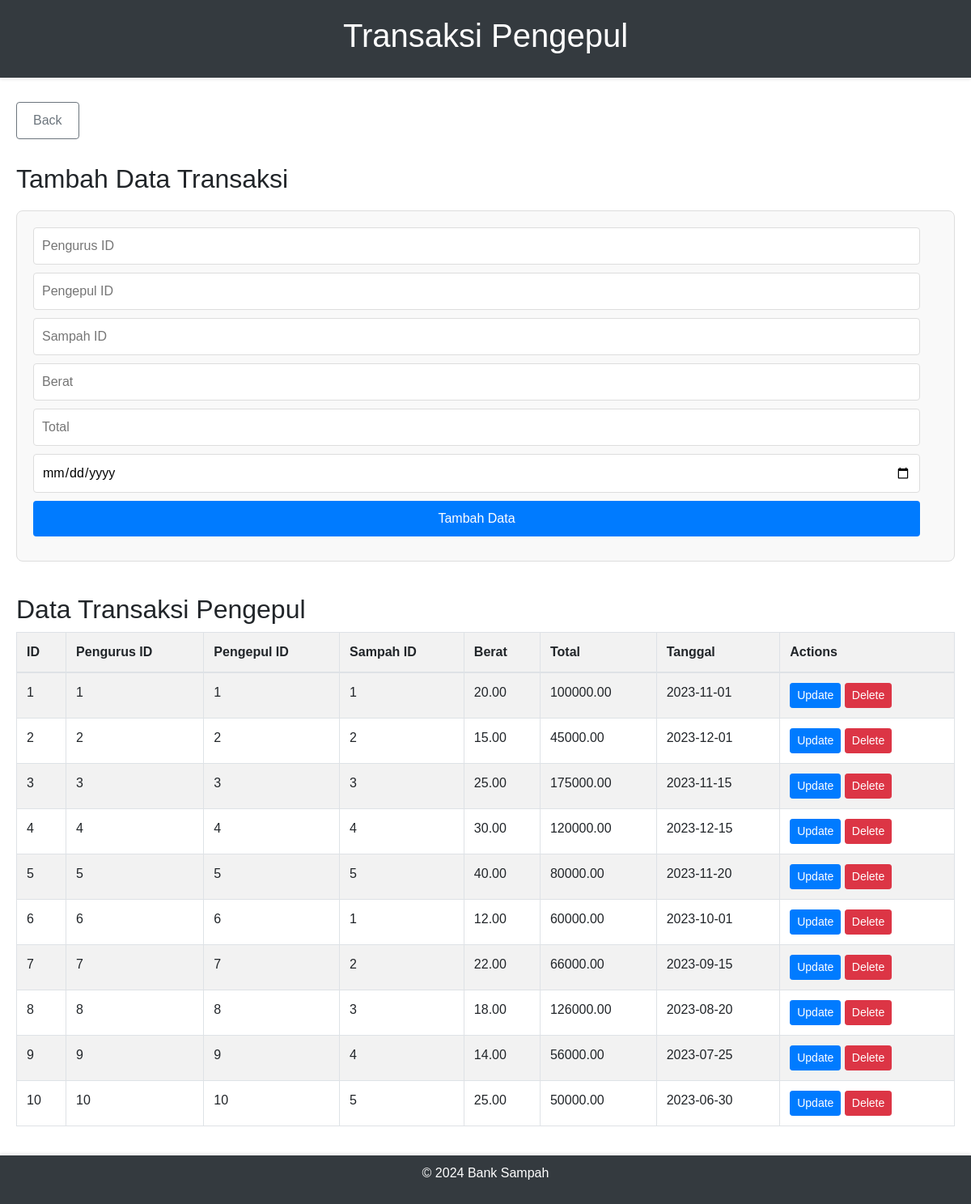
The app's page /admin/tpengepul/transaksi_p.php with its own data.
### tables this page shows
CREATE TABLE `transaksi_pengepul` (
  `id` int(11) NOT NULL,
  `pengurus_id` int(11) DEFAULT NULL,
  `pengepul_id` int(11) DEFAULT NULL,
  `sampah_id` int(11) DEFAULT NULL,
  `berat` decimal(10,2) NOT NULL,
  `total` decimal(10,2) NOT NULL,
  `tanggal` date NOT NULL
);

### admin/tpengepul/transaksi_p.php (the view, shortened to what this page needs)
<?php
$servername = "localhost";
$username = "root";
$password = "";
$dbname = "bank_sampah";
$conn = new mysqli($servername, $username, $password, $dbname);
$sql = "SELECT id, pengurus_id, pengepul_id, sampah_id, berat, total, tanggal FROM transaksi_pengepul";
$result = $conn->query($sql);
?>
<!DOCTYPE html>
<html lang="en">
<head>
    <link rel="stylesheet" href="https://maxcdn.bootstrapcdn.com/bootstrap/4.5.2/css/bootstrap.min.css">
</head>
<body>
    <header>
        <h1>Transaksi Pengepul</h1>
    </header>
    <main>
        <a href="http://localhost/Sampah/admin/admin.php" class="back-button">Back</a>
        <section>
            <h2>Tambah Data Transaksi</h2>
            <form action="create_transaksi_pengepul.php" method="POST">
                <input type="text" name="pengurus_id" placeholder="Pengurus ID" required>
                <input type="text" name="pengepul_id" placeholder="Pengepul ID" required>
                <input type="text" name="sampah_id" placeholder="Sampah ID" required>
                <input type="number" name="berat" placeholder="Berat" required>
                <input type="number" name="total" placeholder="Total" required>
                <input type="date" name="tanggal" placeholder="Tanggal" required>
                <button type="submit">Tambah Data</button>
            </form>
        </section>
        <section>
            <h2>Data Transaksi Pengepul</h2>
            <table class="table table-bordered table-striped">
                <thead>
                    <tr>
                        <th>ID</th>
                        <th>Pengurus ID</th>
                        <th>Pengepul ID</th>
                        <th>Sampah ID</th>
                        <th>Berat</th>
                        <th>Total</th>
                        <th>Tanggal</th>
                        <th>Actions</th>
                    </tr>
                </thead>
                <tbody>
                    <?php
                    if ($result->num_rows > 0) {
                        while($row = $result->fetch_assoc()) {
                            echo "<tr>
                                    <td>{$row['id']}</td>
                                    <td>{$row['pengurus_id']}</td>
                                    <td>{$row['pengepul_id']}</td>
                                    <td>{$row['sampah_id']}</td>
                                    <td>{$row['berat']}</td>
                                    <td>{$row['total']}</td>
                                    <td>{$row['tanggal']}</td>
                                    <td>
                                        <a href='update_transaksi_pengepul.php?id={$row['id']}' class='btn btn-primary btn-sm'>Update</a>
                                        <a href='delete_transaksi_pengepul.php?id={$row['id']}' class='btn btn-danger btn-sm'>Delete</a>
                                    </td>
                                </tr>";
                        }
                    } else {
                        echo "<tr><td colspan='8'>No data found</td></tr>";
                    }
                    ?>
                </tbody>
            </table>
        </section>
    </main>
    <footer>
        <p>&copy; 2024 Bank Sampah</p>
    </footer>
</body>
</html>

### admin/tpengepul/transaksi_p.php (style rules this page uses)
body { font-family: Arial, sans-serif; margin: 0; padding: 0; display: flex; flex-direction: column; min-height: 100vh; }
header { width: 100%; background-color: #343a3f; color: white; padding: 20px 0; text-align: center; box-shadow: 0 2px 4px rgba(0, 0, 0, 0.1); }
main { flex: 1; width: 100%; max-width: 1200px; margin: 0 auto; padding: 20px; box-sizing: border-box; padding-bottom: 60px; }
section { margin: 20px 0; width: 100%; overflow-x: auto; }
table { width: 100%; border-collapse: collapse; margin: auto; }
th, td { padding: 10px; text-align: left; border: 1px solid #ddd; }
th { background-color: #f2f2f2; }
footer { width: 100%; background-color: #343a3f; color: white; text-align: center; padding: 10px 0; position: fixed; bottom: 0; left: 0; box-shadow: 0 -2px 4px rgba(0, 0, 0, 0.1); }
form { margin: 20px 0; padding: 20px; border: 1px solid #ddd; border-radius: 8px; background-color: #f9f9f9; }
form input, form button { margin-bottom: 10px; padding: 10px; border: 1px solid #ddd; border-radius: 4px; width: calc(100% - 22px); }
form button { background-color: #007bff; color: white; border: none; cursor: pointer; }
.back-button { display: inline-block; padding: 10px 20px; background-color: white; color: #6c757d; text-align: center; text-decoration: none; border-radius: 4px; font-size: 16px; margin: 10px 0; border: 1px solid #6c757d; }

### records on screen
transaksi_pengepul: id "1", pengurus "1", pengepul "1", sampah "1", berat "20.00", total "100000.00", tanggal "2023-11-01"
transaksi_pengepul: id "2", pengurus "2", pengepul "2", sampah "2", berat "15.00", total "45000.00", tanggal "2023-12-01"
transaksi_pengepul: id "3", pengurus "3", pengepul "3", sampah "3", berat "25.00", total "175000.00", tanggal "2023-11-15"
transaksi_pengepul: id "4", pengurus "4", pengepul "4", sampah "4", berat "30.00", total "120000.00", tanggal "2023-12-15"
transaksi_pengepul: id "5", pengurus "5", pengepul "5", sampah "5", berat "40.00", total "80000.00", tanggal "2023-11-20"
transaksi_pengepul: id "6", pengurus "6", pengepul "6", sampah "1", berat "12.00", total "60000.00", tanggal "2023-10-01"
transaksi_pengepul: id "7", pengurus "7", pengepul "7", sampah "2", berat "22.00", total "66000.00", tanggal "2023-09-15"
transaksi_pengepul: id "8", pengurus "8", pengepul "8", sampah "3", berat "18.00", total "126000.00", tanggal "2023-08-20"
transaksi_pengepul: id "9", pengurus "9", pengepul "9", sampah "4", berat "14.00", total "56000.00", tanggal "2023-07-25"
transaksi_pengepul: id "10", pengurus "10", pengepul "10", sampah "5", berat "25.00", total "50000.00", tanggal "2023-06-30"
